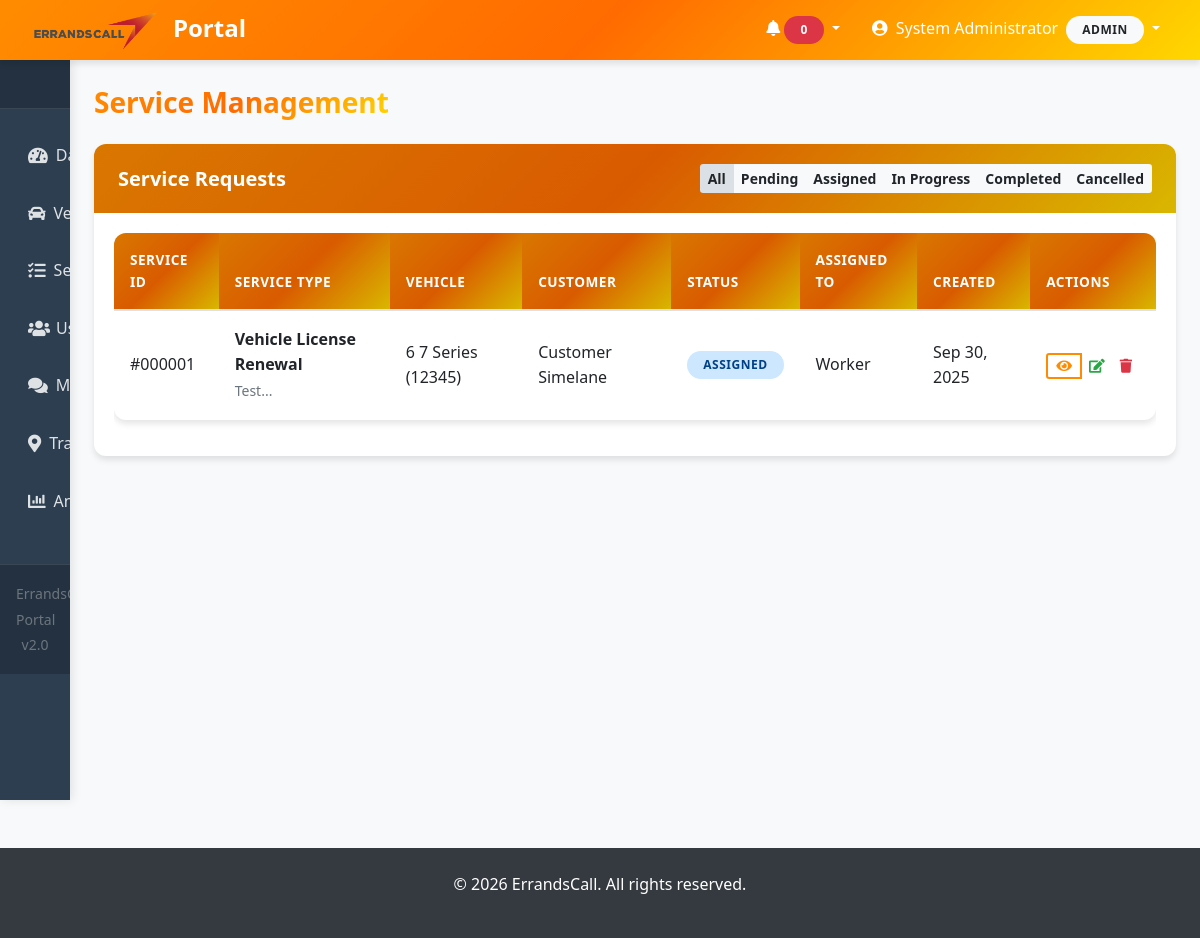
/portal/services-management.php (signed in), run on the app's committed database.
### tables this page shows
CREATE TABLE IF NOT EXISTS `services` (
  `id` int NOT NULL AUTO_INCREMENT,
  `service_type` enum('Vehicle License Renewal','Business Vehicle Registration','Vehicle De-registration','Change of Ownership','Roadworthy Certificates','Other') NOT NULL,
  `description` text,
  `status` enum('pending','assigned','in_progress','completed','cancelled') DEFAULT 'pending',
  `priority` varchar(255) NOT NULL,
  `user_id` int NOT NULL,
  `vehicle_id` int NOT NULL,
  `assigned_to` int DEFAULT NULL,
  `preferred_date` datetime NOT NULL,
  `created_at` timestamp NULL DEFAULT CURRENT_TIMESTAMP,
  `updated_at` timestamp NULL DEFAULT CURRENT_TIMESTAMP ON UPDATE CURRENT_TIMESTAMP,
  PRIMARY KEY (`id`),
  KEY `user_id` (`user_id`),
  KEY `vehicle_id` (`vehicle_id`),
  KEY `assigned_to` (`assigned_to`)
);

CREATE TABLE IF NOT EXISTS `vehicles` (
  `id` int NOT NULL AUTO_INCREMENT,
  `user_id` int NOT NULL,
  `make` varchar(100) NOT NULL,
  `model` varchar(100) NOT NULL,
  `year` int NOT NULL,
  `license_plate` varchar(20) NOT NULL,
  `vin` varchar(50) DEFAULT NULL,
  `color` varchar(30) DEFAULT NULL,
  `disc_expiry` date NOT NULL,
  `license_expiry` date NOT NULL,
  `created_at` timestamp NULL DEFAULT CURRENT_TIMESTAMP,
  PRIMARY KEY (`id`),
  UNIQUE KEY `license_plate` (`license_plate`),
  KEY `user_id` (`user_id`)
);

CREATE TABLE IF NOT EXISTS `users` (
  `id` int NOT NULL AUTO_INCREMENT,
  `id_number` varchar(50) NOT NULL,
  `fullname` varchar(100) NOT NULL,
  `email` varchar(100) NOT NULL,
  `phone` varchar(20) NOT NULL,
  `dob` date NOT NULL,
  `password` varchar(255) NOT NULL,
  `role` enum('admin','manager','worker','customer') DEFAULT 'customer',
  `status` varchar(255) NOT NULL,
  `reset_token` varchar(255) DEFAULT NULL,
  `reset_expiry` datetime DEFAULT NULL,
  `created_at` timestamp NULL DEFAULT CURRENT_TIMESTAMP,
  `updated_at` timestamp NULL DEFAULT CURRENT_TIMESTAMP ON UPDATE CURRENT_TIMESTAMP,
  PRIMARY KEY (`id`),
  UNIQUE KEY `id_number` (`id_number`),
  UNIQUE KEY `email` (`email`)
);

### portal/includes/auth-check.php (called while the page is built, shortened)
<?php
function isCustomer() {
    return $_SESSION['user_role'] === 'customer';
}
function hasAccess($required_roles) {
    return in_array($_SESSION['user_role'], $required_roles);
}
?>

### portal/services-management.php (the view, shortened to what this page needs)
<?php
include('includes/auth-check.php');
include('includes/header.php');
include('includes/sidebar.php');
$conn = getDBConnection();
if (isCustomer()) {
    $stmt = $conn->prepare("SELECT s.*, v.make, v.model, v.license_plate, v.year,
                           u.fullname as assigned_to_name
                           FROM services s
                           JOIN vehicles v ON s.vehicle_id = v.id
                           LEFT JOIN users u ON s.assigned_to = u.id
                           WHERE s.user_id = ?
                           ORDER BY s.created_at DESC");
    $stmt->bind_param("i", $user_id);
} else {
    $stmt = $conn->prepare("SELECT s.*, v.make, v.model, v.license_plate, v.year,
                           u.fullname as customer_name,
                           u2.fullname as assigned_to_name
                           FROM services s
                           JOIN vehicles v ON s.vehicle_id = v.id
                           JOIN users u ON s.user_id = u.id
                           LEFT JOIN users u2 ON s.assigned_to = u2.id
                           ORDER BY s.created_at DESC");
}
$stmt->execute();
$services_result = $stmt->get_result();
?>
<div class="main-content">
    <div class="d-flex justify-content-between align-items-center mb-4">
        <h1 class="h3 mb-0 text-gradient">Service Management</h1>
    </div>
    <div class="card">
        <div class="card-header bg-gradient text-white d-flex justify-content-between align-items-center">
            <h5 class="mb-0">Service Requests</h5>
            <div class="btn-group btn-group-sm">
                <button type="button" class="btn btn-light filter-btn active" data-status="all">All</button>
                <button type="button" class="btn btn-light filter-btn" data-status="pending">Pending</button>
                <button type="button" class="btn btn-light filter-btn" data-status="assigned">Assigned</button>
                <button type="button" class="btn btn-light filter-btn" data-status="in_progress">In Progress</button>
                <button type="button" class="btn btn-light filter-btn" data-status="completed">Completed</button>
                <button type="button" class="btn btn-light filter-btn" data-status="cancelled">Cancelled</button>
            </div>
        </div>
        <div class="card-body">
            <div class="table-responsive">
                <table class="table table-hover" id="servicesTable">
                    <thead>
                        <tr>
                            <th>Service ID</th>
                            <th>Service Type</th>
                            <th>Vehicle</th>
                            <?php if (!isCustomer()): ?>
                            <th>Customer</th>
                            <?php endif; ?>
                            <th>Status</th>
                            <th>Assigned To</th>
                            <th>Created</th>
                            <th>Actions</th>
                        </tr>
                    </thead>
                    <tbody>
                        <?php if ($services_result->num_rows > 0): ?>
                            <?php while($service = $services_result->fetch_assoc()): ?>
                            <tr class="service-row" data-status="<?php echo $service['status']; ?>">
                                <td>#<?php echo str_pad($service['id'], 6, '0', STR_PAD_LEFT); ?></td>
                                <td>
                                    <strong><?php echo $service['service_type']; ?></strong>
                                    <?php if ($service['description']): ?>
                                    <br><small class="text-muted"><?php echo substr($service['description'], 0, 50); ?>...</small>
                                    <?php endif; ?>
                                </td>
                                <td><?php echo $service['make'] . ' ' . $service['model'] . ' (' . $service['license_plate'] . ')'; ?></td>
                                <?php if (!isCustomer()): ?>
                                <td><?php echo $service['customer_name']; ?></td>
                                <?php endif; ?>
                                <td>
                                    <span class="badge status-badge status-<?php echo $service['status']; ?>">
                                        <?php echo ucfirst(str_replace('_', ' ', $service['status'])); ?>
                                    </span>
                                </td>
                                <td>
                                    <?php if ($service['assigned_to_name']): ?>
                                        <?php echo $service['assigned_to_name']; ?>
                                    <?php else: ?>
                                        <span class="text-muted">Not assigned</span>
                                    <?php endif; ?>
                                </td>
                                <td><?php echo date('M j, Y', strtotime($service['created_at'])); ?></td>
                                <td>
									<div class="btn-group btn-group-sm">
										<button class="btn btn-outline-primary view-service" data-service-id="<?php echo $service['id']; ?>">
											<i class="fas fa-eye"></i>
										</button>
										<?php if (hasAccess(['admin', 'manager']) || (isWorker() && $service['assigned_to'] == $user_id)): ?>
										<button class="btn btn-outline-success update-service" data-service-id="<?php echo $service['id']; ?>">
											<i class="fas fa-edit"></i>
										</button>
										<?php endif; ?>
										<?php if (hasAccess(['admin', 'manager']) || (isCustomer() && $service['status'] == 'pending')): ?>
										<button class="btn btn-outline-danger delete-service" data-service-id="<?php echo $service['id']; ?>" data-service-number="#<?php echo str_pad($service['id'], 6, '0', STR_PAD_LEFT); ?>">
											<i class="fas fa-trash"></i>
										</button>
										<?php endif; ?>
									</div>
								</td>
                            </tr>
                            <?php endwhile; ?>
                        <?php endif; ?>
                    </tbody>
                </table>
            </div>
        </div>
    </div>
</div>
<?php include('includes/footer.php'); ?>

### portal/css/style.css (style rules this page uses)
:root { --primary-gradient: linear-gradient(135deg, #ff8c00 0%, #ff6b00 50%, #ffd700 100%); --primary-gradient-muted: linear-gradient(rgba(0, 0, 0, 0.15), rgba(0, 0, 0, 0.15)), linear-gradient(135deg, #ff8c00 0%, #ff6b00 50%, #ffd700 100%); --primary-color: #ff8c00; --secondary-color: #ff6b00; --accent-color: #ffd700; --dark-color: #2c3e50; --light-color: #f8f9fa; --gray-light: #e9ecef; --gray-medium: #6c757d; --gray-dark: #343a40; --success-color: #28a745; --warning-color: #ffc107; --danger-color: #dc3545; --info-color: #17a2b8; --sidebar-width: 250px; --sidebar-collapsed-width: 70px; --header-height: 60px; --border-radius: 12px; --box-shadow: 0 4px 6px rgba(0, 0, 0, 0.1); --box-shadow-hover: 0 8px 25px rgba(0, 0, 0, 0.15); --transition: all 0.3s cubic-bezier(0.4, 0, 0.2, 1); }
* { margin: 0; padding: 0; box-sizing: border-box; }
html { font-size: 16px; scroll-behavior: smooth; }
body { font-family: 'Segoe UI', Tahoma, Geneva, Verdana, sans-serif; line-height: 1.6; color: var(--dark-color); background-color: #f8f9fa; overflow-x: hidden; }
h1, .h1 { font-size: 2.5rem; font-weight: 700; line-height: 1.2; }
h3, .h3 { font-size: 1.75rem; font-weight: 600; line-height: 1.3; }
h5, .h5 { font-size: 1.25rem; font-weight: 600; line-height: 1.4; }
.text-gradient { background: var(--primary-gradient); -webkit-background-clip: text; -webkit-text-fill-color: transparent; background-clip: text; font-weight: 700; }
.dashboard-layout { padding-top: var(--header-height); min-height: 100vh; }
.main-content { margin-left: var(--sidebar-width); padding: 1.5rem; transition: var(--transition); min-height: calc(100vh - var(--header-height)); background: #f8f9fa; }
.card { border: none; border-radius: var(--border-radius); box-shadow: var(--box-shadow); transition: var(--transition); margin-bottom: 1.5rem; background: white; }
.card-header { background: var(--primary-gradient-muted); color: white; border-radius: var(--border-radius) var(--border-radius) 0 0 !important; border: none; padding: 1.25rem 1.5rem; font-weight: 600; }
.card-header.bg-gradient { background: var(--primary-gradient-muted) !important; }
.btn { border-radius: 8px; padding: 0.75rem 1.5rem; font-weight: 600; transition: var(--transition); border: none; text-decoration: none; display: inline-flex; align-items: center; justify-content: center; gap: 0.5rem; }
.btn-outline-primary { border: 2px solid var(--primary-color); color: var(--primary-color); background: transparent; }
.table { border-radius: var(--border-radius); overflow: hidden; box-shadow: var(--box-shadow); }
.table th { background: var(--primary-gradient-muted); color: white; border: none; padding: 1rem; font-weight: 600; text-transform: uppercase; letter-spacing: 0.5px; font-size: 0.85rem; }
.table td { padding: 1rem; vertical-align: middle; border-color: var(--gray-light); }
.badge { padding: 0.5rem 1rem; border-radius: 50px; font-weight: 600; font-size: 0.75rem; text-transform: uppercase; letter-spacing: 0.5px; }
.status-badge { padding: 0.5rem 1rem; border-radius: 50px; font-weight: 600; font-size: 0.75rem; }
.status-assigned { background: #cce7ff; color: #004085; }
@media (max-width: 1200px) { .main-content { margin-left: var(--sidebar-collapsed-width); } }
@media (min-width: 769px) { .main-content { transition: margin-left 0.3s cubic-bezier(0.4, 0, 0.2, 1); } }
.text-gradient { background: var(--primary-gradient); -webkit-background-clip: text; -webkit-text-fill-color: transparent; background-clip: text; text-decoration: none; font-weight: 600; transition: var(--transition); }

### data on the page
services: id "000001", service_type "Vehicle License Renewal", description "Test", vehicle.make "6", vehicle.model "7 Series", vehicle.license_plate "12345", user.fullname "Customer Simelane", status "ASSIGNED", users.fullname "Worker", created_at "Sep 30, 2025"

### other printed values
$_SESSION['user_name'] "System Administrator"
$_SESSION['user_role'] "ADMIN"
